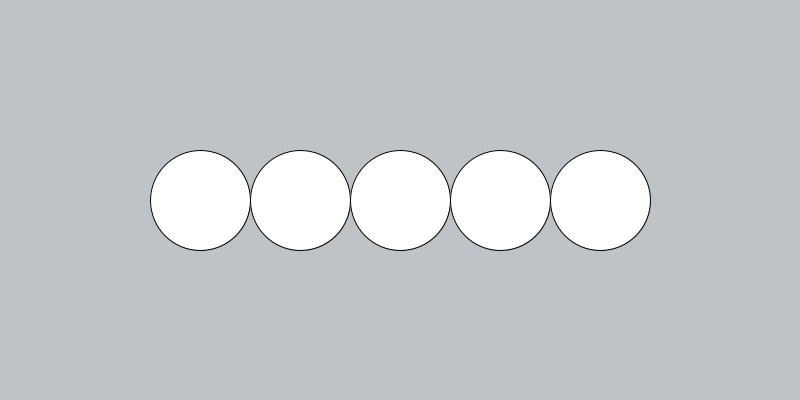
Frame 1 (no input)
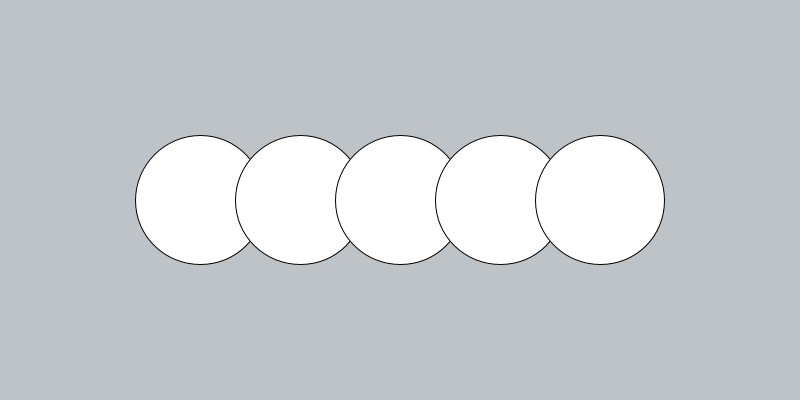
Frame 60 (the mouse pressed at the canvas centre just before this capture)
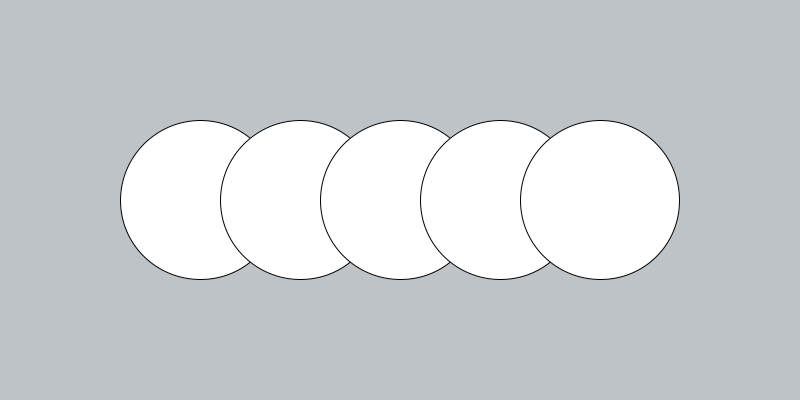
Frame 120 (the mouse held since frame 60 and released just before this capture)

The Processing sketch that drew these frames (run headless with seeded random() and noise(); from frame 60 on, the mouse is pressed at the canvas centre):

// Processing sketch: forloop
// ── forloop.pde
float xpos = 200;
float ypos = 200;
float rad = 100;
float distance = 100;

void setup() {
  
  size(800,400);
  
}


void draw() {
  
  background(#BDC3C7);
  
  //ellipse(mouseX,mouseY,40,40);
  ellipse(xpos,ypos,rad,rad);
  ellipse(xpos + distance,ypos,rad,rad);
  ellipse(xpos + distance*2,ypos,rad,rad);
  ellipse(xpos + distance*3,ypos,rad,rad);
  ellipse(xpos + distance*4,ypos,rad,rad);
  //rect(0,0,40,40);
  
  rad = rad + 0.5;
  
  if(rad > 200) {
      rad = 100;
  }
  
  
  
  
  
  
  
  
  
  
  
  
}
